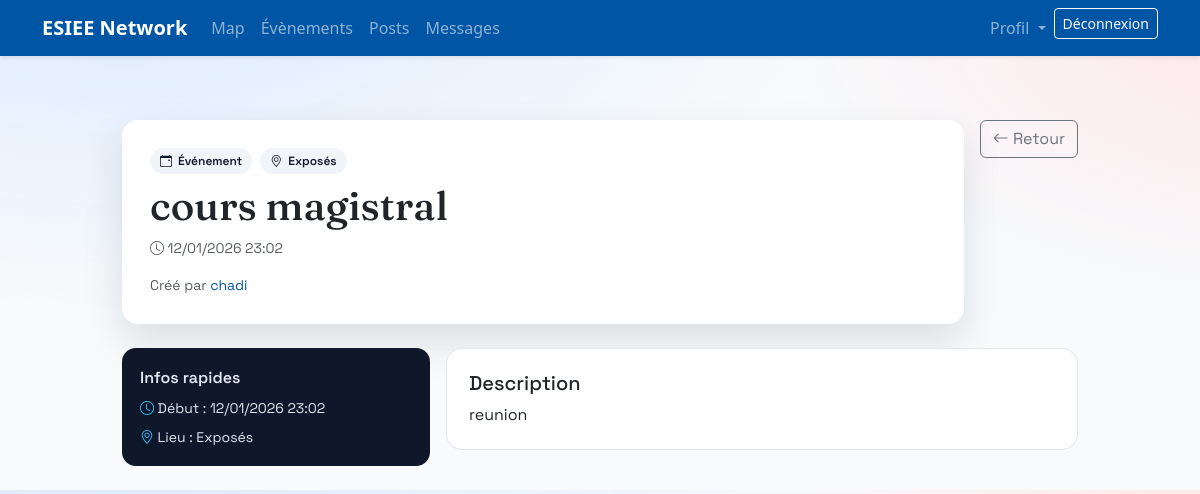
Page /events/8/ (signed in) on the earlier database version.
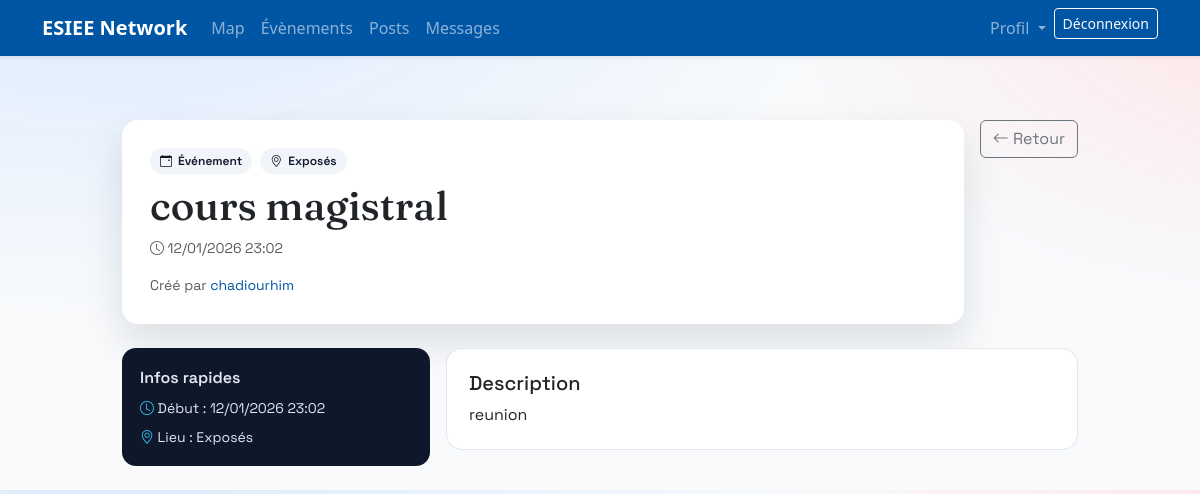
Same page on the later database version.
### events/models.py (models this page shows, shortened)
class Event(models.Model):
    title = models.CharField(max_length=200)
    description = models.TextField(blank=True)
    location = models.CharField(
        "Lieu",
        max_length=50,
        choices=LOCATION_CHOICES,
    )
    start_at = models.DateTimeField()
    end_at = models.DateTimeField(null=True, blank=True)
    created_by = models.ForeignKey(
        settings.AUTH_USER_MODEL,
        on_delete=models.CASCADE,
        related_name="events_created",
    )
    created_at = models.DateTimeField(auto_now_add=True)
    updated_at = models.DateTimeField(auto_now=True)
    class Meta:
        ordering = ["start_at", "title"]

### users/models.py (models this page shows, shortened)
class User(AbstractUser):
    email = models.EmailField(unique=True)
    profile_image = models.ImageField(
        upload_to="profiles/",
        blank=True,
        null=True,
        verbose_name="Photo de profil",
    )

### events/views.py (the view)
# urls.py: path("<int:pk>/", views.event_detail, name="detail"),
@login_required
def event_detail(request, pk):
    event = get_object_or_404(Event, pk=pk)
    return render(request, "events/event_detail.html", {"event": event})

### templates/events/event_detail.html (shortened to what this page needs)
{% extends "base.html" %}
{% block content %}
<link href="https://cdn.jsdelivr.net/npm/bootstrap-icons@1.11.3/font/bootstrap-icons.css" rel="stylesheet">
<div class="container py-4 ev-detail" style="max-width: 980px;">
  <div class="d-flex flex-wrap justify-content-between align-items-start gap-3 mb-4">
    <div class="ev-header flex-grow-1">
      <div class="d-flex flex-wrap align-items-center gap-2 mb-2">
        <span class="ev-chip"><i class="bi bi-calendar-event"></i> &Eacute;v&eacute;nement</span>
        {% if event.location %}
          <span class="ev-chip"><i class="bi bi-geo-alt"></i> {{ event.get_location_display }}</span>
        {% endif %}
      </div>
      <h1 class="ev-title mb-2">{{ event.title }}</h1>
      <div class="d-flex flex-wrap gap-3 text-muted small">
        <span><i class="bi bi-clock"></i> {{ event.start_at|date:"d/m/Y H:i" }}</span>
      </div>
      <div class="d-flex align-items-center gap-2 mt-3">
        <span class="text-muted small">
          Cr&eacute;&eacute; par
          <a href="{% url 'users:user_profile' event.created_by.username %}" class="text-decoration-none">
            {{ event.created_by.username }}
          </a>
        </span>
      </div>
    </div>
    <div class="d-flex flex-column gap-2">
      <a class="btn btn-outline-secondary" href="{% url 'events:list' %}">
        <i class="bi bi-arrow-left"></i> Retour
      </a>
    </div>
  </div>
  <div class="row g-3">
    <div class="col-lg-4">
      <div class="ev-info">
        <div class="mb-2 fw-semibold">Infos rapides</div>
        <div class="d-flex flex-column gap-2 small">
          <span><i class="bi bi-clock"></i> D&eacute;but : {{ event.start_at|date:"d/m/Y H:i" }}</span>
          {% if event.location %}
            <span><i class="bi bi-geo-alt"></i> Lieu : {{ event.get_location_display }}</span>
          {% endif %}
        </div>
      </div>
    </div>
    <div class="col-lg-8">
      {% if event.description %}
        <div class="ev-description">
          <h5 class="mb-2">Description</h5>
          <p class="mb-0">{{ event.description|linebreaksbr }}</p>
        </div>
      {% else %}
        <div class="ev-description text-muted">Aucune description.</div>
      {% endif %}
    </div>
  </div>
</div>
{% endblock %}

Differences in the rows shown:
changed through a linked row, Event "cours magistral": created_by.username "chadi" → "chadiourhim"
